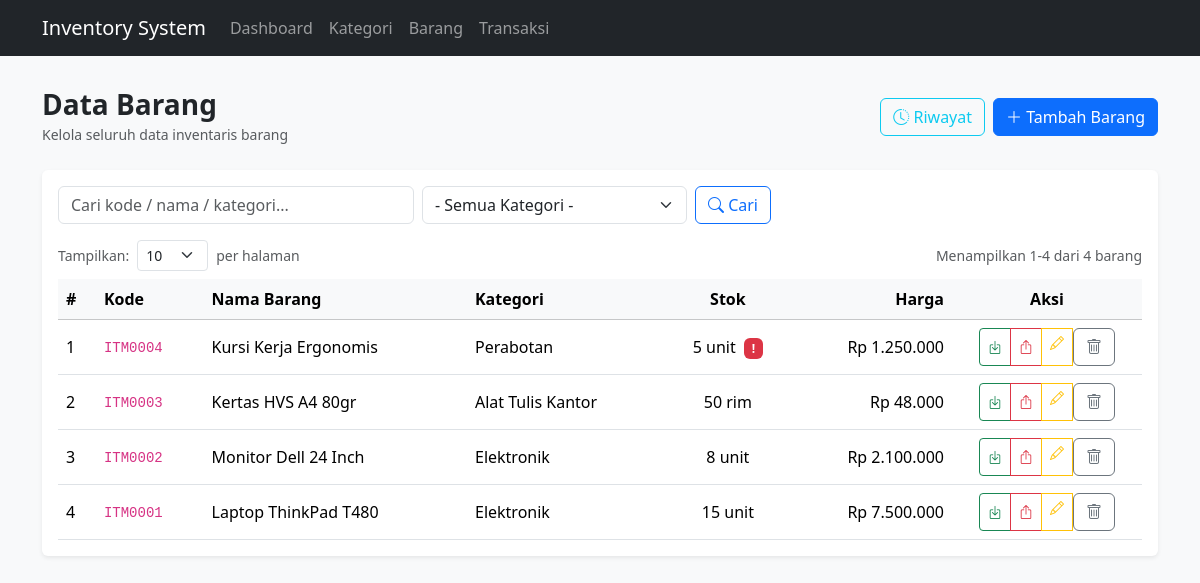
/items, run on the app's committed database.
### tables this page shows
CREATE TABLE items (
    id INT AUTO_INCREMENT PRIMARY KEY,
    code VARCHAR(20) NOT NULL UNIQUE,
    name VARCHAR(150) NOT NULL,
    category_id INT NULL,
    quantity INT NOT NULL DEFAULT 0,
    unit VARCHAR(20) NOT NULL DEFAULT 'unit',
    price DECIMAL(15,2) NOT NULL DEFAULT 0,
    entry_date DATE NULL,
    description TEXT,
    created_at TIMESTAMP DEFAULT CURRENT_TIMESTAMP,
    CONSTRAINT fk_items_category FOREIGN KEY (category_id)
    REFERENCES categories(id) ON DELETE SET NULL ON UPDATE CASCADE
);

CREATE TABLE categories (
    id INT AUTO_INCREMENT PRIMARY KEY,
    name VARCHAR(100) NOT NULL,
    description TEXT,
    created_at TIMESTAMP DEFAULT CURRENT_TIMESTAMP
);

### app/core/Controller.php (called while the page is built, shortened)
<?php
class Controller {
    public function view(string $view, array $data = []): void {
        extract($data);
        require ROOT_PATH . '/app/views/' . $view . '.php';
    }
    public function model(string $model) {
        return new $model();
    }
}

### app/controllers/ItemsController.php (called while the page is built, shortened)
<?php
class ItemsController extends Controller {
    public function index(): void {
        $search   = trim($_GET['search'] ?? '');
        $category = trim($_GET['category'] ?? '');
        $page     = max(1, (int)($_GET['page'] ?? 1));
        $limit = (int)($_GET['limit'] ?? 10);
        $items = $this->model('Item')->paginate($limit, $page, $search, $category);
        $categories = $this->model('Category')->all();
        $this->view('items/index', [
            'title'        => 'Data Barang',
            'items'        => $items,
            'categories'   => $categories,
            'search'       => $search,
            'category'     => $category,
            'currentLimit' => $limit,
        ]);
    }
}

### app/core/App.php (called while the page is built, shortened)
<?php
class App {
    protected string $method = 'index';
    public function __construct() {
        $url = $this->parseURL();
        if (!empty($url[0])) {
            $candidate = ucfirst($url[0]) . 'Controller';
            if (file_exists(ROOT_PATH . '/app/controllers/' . $candidate . '.php')) {
                unset($url[0]);
            } else {
                $this->notFound();
                return;
            }
        }
        $this->controller = new $this->controller();
        $this->params = $url ? array_values($url) : [];
        call_user_func_array([$this->controller, $this->method], $this->params);
    }
    public function parseURL(): array {
        if (isset($_GET['url'])) {
            $url = rtrim($_GET['url'], '/');
            return explode('/', filter_var($url, FILTER_SANITIZE_URL));
        }
        return [];
    }
}

### public/index.php (called while the page is built, shortened)
<?php
require_once __DIR__ . '/../app/config/config.php';
require_once __DIR__ . '/../app/core/helpers.php';
spl_autoload_register(function ($class) {
    foreach (['core', 'controllers', 'models'] as $dir) {
        $file = ROOT_PATH . '/app/' . $dir . '/' . $class . '.php';
        if (file_exists($file)) {
            return;
        }
    }
});
$app = new App();

### app/core/helpers.php (called while the page is built, shortened)
<?php
function e($value): string {
    return htmlspecialchars((string) $value, ENT_QUOTES, 'UTF-8');
}
function rupiah($value): string {
    return 'Rp ' . number_format((float) $value, 0, ',', '.');
}
function base_url(string $path = ''): string {
    return BASEURL . '/' . ltrim($path, '/');
}

### app/core/Database.php (called while the page is built)
<?php
class Database {
    private static ?Database $instance = null;
    private PDO $pdo;
    private function __construct() {
        $dsn = 'mysql:host=' . DB_HOST . ';port=' . DB_PORT
            . ';dbname=' . DB_NAME . ';charset=utf8mb4';
        try {
            $this->pdo = new PDO($dsn, DB_USER, DB_PASS);
            $this->pdo->setAttribute(PDO::ATTR_ERRMODE, PDO::ERRMODE_EXCEPTION);
            $this->pdo->setAttribute(PDO::ATTR_DEFAULT_FETCH_MODE, PDO::FETCH_ASSOC);
        } catch (PDOException $e) {
            die('Koneksi database gagal: ' . $e->getMessage());
        }
    }
    public static function getInstance(): Database {
        return self::$instance ??= new self();
    }
    public function pdo(): PDO {
        return $this->pdo;
    }
}

### app/models/item.php (called while the page is built, shortened)
<?php
class Item extends Model {
    public function paginate(int $limit = 10, int $page = 1, string $search = '', string $categoryId = ''): array {
        $offset = ($page - 1) * $limit;
        $where = [];
        $params = [];
        $whereSql = $where ? 'WHERE ' . implode(' AND ', $where) : '';
        $count = $this->db->prepare("SELECT COUNT(*) FROM items i LEFT JOIN categories c ON i.category_id = c.id {$whereSql}");
        $count->execute($params);
        $total = (int) $count->fetchColumn();
        $stmt = $this->db->prepare(
            "SELECT i.*, c.name AS category_name
             FROM items i
             LEFT JOIN categories c ON i.category_id = c.id
             {$whereSql}
             ORDER BY i.id DESC
             LIMIT {$limit} OFFSET {$offset}"
        );
        $stmt->execute($params);
        return [
            'data'         => $stmt->fetchAll(),
            'current_page' => $page,
            'total_pages'  => (int) ceil($total / max($limit, 1)),
            'total_data'   => $total,
        ];
    }
}

### app/core/Model.php (called while the page is built, shortened)
<?php
class Model {
    public function __construct() {
        $this->db = Database::getInstance()->pdo();
    }
}

### app/views/items/index.php (the view, shortened to what this page needs)
<?php require ROOT_PATH . '/app/views/layouts/header.php'; ?>
<div class="d-flex justify-content-between align-items-center mb-4">
    <div>
        <h3 class="mb-0 fw-bold">Data Barang</h3>
        <small class="text-muted">Kelola seluruh data inventaris barang</small>
    </div>
    <div class="d-flex gap-2">
        <a href="<?= BASEURL ?>/transactions" class="btn btn-outline-info">
            <i class="bi bi-clock-history"></i> Riwayat
        </a>
        <a href="<?= BASEURL ?>/items/create" class="btn btn-primary">
            <i class="bi bi-plus-lg"></i> Tambah Barang
        </a>
    </div>
</div>
<div class="card border-0 shadow-sm">
    <div class="card-body">
        <form action="<?= BASEURL ?>/items" method="get" class="row g-2 mb-3">
            <div class="col-sm-5 col-md-4">
                <input type="text" name="search" class="form-control"
                       placeholder="Cari kode / nama / kategori..."
                       value="<?= e($search) ?>">
            </div>
            <div class="col-sm-4 col-md-3">
                <select name="category" class="form-select">
                    <option value="">- Semua Kategori -</option>
                </select>
            </div>
            <div class="col-auto">
                <button class="btn btn-outline-primary"><i class="bi bi-search"></i> Cari</button>
            </div>
        </form>
        <div class="d-flex justify-content-between align-items-center mb-2">
            <form method="get" action="<?= BASEURL ?>/items" class="d-flex align-items-center gap-2">
                <label class="mb-0 text-muted small">Tampilkan:</label>
                <select name="limit" class="form-select form-select-sm" style="width:auto" onchange="this.form.submit()">
                    <?php foreach ([5, 10, 20, 50, 100] as $opt): ?>
                        <option value="<?= $opt ?>" <?= $currentLimit === $opt ? 'selected' : '' ?>><?= $opt ?></option>
                    <?php endforeach; ?>
                </select>
                <span class="text-muted small">per halaman</span>
            </form>
            <?php if ($items['total_data'] > 0): ?>
                <?php
                $start = ($items['current_page'] - 1) * $currentLimit + 1;
                $end = $start + count($items['data']) - 1;
                ?>
                <span class="text-muted small">Menampilkan <?= $start ?>-<?= $end ?> dari <?= e($items['total_data']) ?> barang</span>
            <?php endif; ?>
        </div>
        <div class="table-responsive">
            <table class="table table-hover align-middle mb-0">
                <thead class="table-light">
                    <tr>
                        <th>#</th>
                        <th>Kode</th>
                        <th>Nama Barang</th>
                        <th>Kategori</th>
                        <th class="text-center">Stok</th>
                        <th class="text-end">Harga</th>
                        <th class="text-center" style="width:190px;">Aksi</th>
                    </tr>
                </thead>
                <tbody>
                    <?php if (empty($items['data'])): ?>
                        <tr>
                            <td colspan="7" class="text-center text-muted py-4">Belum ada data barang.</td>
                        </tr>
                    <?php else: ?>
                        <?php
                        $no = ($items['current_page'] - 1) * $currentLimit + 1;
                        foreach ($items['data'] as $row): ?>
                            <tr>
                                <td><?= $no++ ?></td>
                                <td><code><?= e($row['code']) ?></code></td>
                                <td><?= e($row['name']) ?></td>
                                <td><?= e($row['category_name'] ?? '-') ?></td>
                                <td class="text-center">
                                    <?= e($row['quantity']) ?> <?= e($row['unit']) ?>
                                    <?php if ((int) $row['quantity'] <= 5): ?>
                                        <span class="badge bg-danger ms-1">!</span>
                                    <?php endif; ?>
                                </td>
                                <td class="text-end"><?= rupiah($row['price']) ?></td>
                                <td class="text-center">
                                    <div class="btn-group btn-group-sm">
                                        <button type="button" class="btn btn-outline-success" title="Barang Masuk"
                                                data-bs-toggle="modal" data-bs-target="#stockInModal"
                                                onclick='setStockItem(<?= json_encode($row, JSON_HEX_APOS | JSON_HEX_QUOT) ?>)'>
                                            <i class="bi bi-box-arrow-in-down"></i>
                                        </button>
                                        <button type="button" class="btn btn-outline-danger" title="Barang Keluar"
                                                data-bs-toggle="modal" data-bs-target="#stockOutModal"
                                                onclick='setStockItem(<?= json_encode($row, JSON_HEX_APOS | JSON_HEX_QUOT) ?>)'>
                                            <i class="bi bi-box-arrow-up"></i>
                                        </button>
                                        <a href="<?= BASEURL ?>/items/edit/<?= e($row['id']) ?>"
                                           class="btn btn-outline-warning" title="Edit">
                                            <i class="bi bi-pencil"></i>
                                        </a>
                                        <form action="<?= BASEURL ?>/items/delete/<?= e($row['id']) ?>" method="post"
                                              class="d-inline" onsubmit="return confirm('Hapus barang ini?')">
                                            <button class="btn btn-outline-secondary" title="Hapus">
                                                <i class="bi bi-trash"></i>
                                            </button>
                                        </form>
                                    </div>
                                </td>
                            </tr>
                        <?php endforeach; ?>
                    <?php endif; ?>
                </tbody>
            </table>
        </div>
    </div>
</div>
<?php require ROOT_PATH . '/app/views/layouts/footer.php'; ?>

### app/views/layouts/header.php (shortened to what this page needs)
<!DOCTYPE html>
<html lang="id">
<head>
     <link href="https://cdn.jsdelivr.net/npm/bootstrap-icons@1.11.3/font/bootstrap-icons.min.css" rel="stylesheet">
    <link href="https://cdn.jsdelivr.net/npm/bootstrap@5.3.3/dist/css/bootstrap.min.css" rel="stylesheet">
</head>
<body class="bg-light">
<nav class="navbar navbar-expand-lg navbar-dark bg-dark mb-4">
  <div class="container">
    <a class="navbar-brand" href="<?= base_url('dashboard') ?>"><?= APP_NAME ?></a>
    <div class="collapse navbar-collapse" id="navbarNav">
      <ul class="navbar-nav me-auto">
        <li class="nav-item">
          <a class="nav-link" href="<?= base_url('dashboard') ?>">Dashboard</a>
        </li>
        <li class="nav-item">
          <a class="nav-link" href="<?= base_url('categories') ?>">Kategori</a>
        </li>
        <li class="nav-item">
          <a class="nav-link" href="<?= base_url('items') ?>">Barang</a>
        </li>
        <li class="nav-item">
          <a class="nav-link" href="<?= base_url('transactions') ?>">Transaksi</a>
        </li>
      </ul>
    </div>
  </div>
</nav>
<main class="container py-2">

### app/views/layouts/footer.php (shortened to what this page needs)
</main>
</body>
</html>

### data on the page
items: code "ITM0004", name "Kursi Kerja Ergonomis", category.name "Perabotan", quantity "5", unit "unit", price "Rp 1.250.000"
items: code "ITM0003", name "Kertas HVS A4 80gr", category.name "Alat Tulis Kantor", quantity "50", unit "rim", price "Rp 48.000"
items: code "ITM0002", name "Monitor Dell 24 Inch", category.name "Elektronik", quantity "8", unit "unit", price "Rp 2.100.000"
items: code "ITM0001", name "Laptop ThinkPad T480", category.name "Elektronik", quantity "15", unit "unit", price "Rp 7.500.000"

### other printed values
APP_NAME "Inventory System"
$start "1"
$end "4"
$items['total_data'] "4"
form field limit "10"
